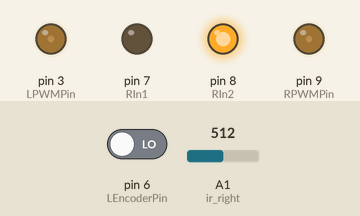
The sketch below on a simulated Arduino Uno, built with avr-gcc and run on an emulated ATmega328P. Shown: output pins drawn as LEDs (lit = HIGH). Inputs (shaded band) come from the test bench; at power-on: pin 6 (LEncoderPin) LOW, A1 (ir_right) = 512. Pins used as bus, display or sensor lines are not drawn.

Above: at 0.1 s.
Timing chart, 0 to 1.6 s (numbered marks = the images above):
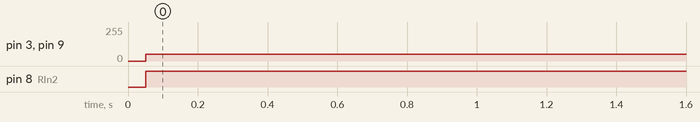

The sketch:

BetterTest_with_bug.ino
```cpp
#define echoPin 13 // Echo Pin
#define trigPin 12 // Trigger Pin

int maximumRange = 200; // Maximum range needed
int minimumRange = 0; // Minimum range needed
long duration, distance; // Duration used to calculate distance

int const RPWMPin=9;
int const RIn2=8;
int const RIn1=7;
int const LIn1=2;
int const LPWMPin=3;
int const LIn2=4;
int const REncoderPin=5;
int const LEncoderPin=6;

//int const ir_left = A0;
int const ir_right = A1;

int Lcount=0;
int Rcount=0;

void front_distancer() {

  digitalWrite(trigPin, LOW);
  delayMicroseconds(2);

  digitalWrite(trigPin, HIGH);
  delayMicroseconds(10);

  digitalWrite(trigPin, LOW);
  duration = pulseIn(echoPin, HIGH);


  //Calculate the distance (in cm) based on the speed of sound.
  distance = duration/58.2;

  if (distance >= maximumRange || distance <= minimumRange){
  /* Send a negative number to computer and Turn LED ON
  to indicate "out of range" */
//  Serial.println("-1");
  }
  else {
  /* Send the distance to the computer using Serial protocol, and
  turn LED OFF to indicate successful reading. */
  Serial.println(distance);
}
 //Delay 50ms before next reading.
 delay(50);
}

//void side_ir_distancer() {
//  int ir_left;
//  int ir_right;
//
//}


void go() {
  int LsensorVal = digitalRead(LEncoderPin);
  if (LsensorVal==1)
  {
    Lcount=Lcount+1;
  }
//  Serial.println(Lcount);
//  if (count<1500)
//  {
    digitalWrite(RIn1,LOW);
    digitalWrite(RIn2,HIGH);
    digitalWrite(LIn1,HIGH);
    digitalWrite(LIn2,LOW);
    analogWrite(RPWMPin,50);
    analogWrite(LPWMPin,50);
//  }
}

//void irRead_left() {
//  int result = analogRead(ir_left);
//  //Serial.println(result);
//  delay(50);
//}

void irRead_right() {
  int result = analogRead(ir_right);
  //Serial.println(result);
  delay(50);
}

void setup()
{

//  Serial.begin(9600);
  pinMode(trigPin, OUTPUT);
  pinMode(echoPin, INPUT);

  pinMode(LPWMPin, OUTPUT);
  pinMode(RPWMPin, OUTPUT);
  pinMode(RIn2, OUTPUT);
  pinMode(RIn1,OUTPUT);
  pinMode(LIn2, OUTPUT);
  pinMode(LIn1, OUTPUT);
  pinMode(REncoderPin, INPUT);
  pinMode(LEncoderPin, INPUT);

//  pinMode(ir_left, INPUT);
  pinMode(ir_right, INPUT);
}

void loop()
{


//  irRead_left();
  irRead_right();
//  front_distancer();
  go();
}
```

Measured:
- by itself, pin 3 (LPWMPin), pin 9 (RPWMPin): 0/255 → 50/255 at 0.05 s
- by itself, pin 8 (RIn2): LOW → HIGH at 0.05 s
